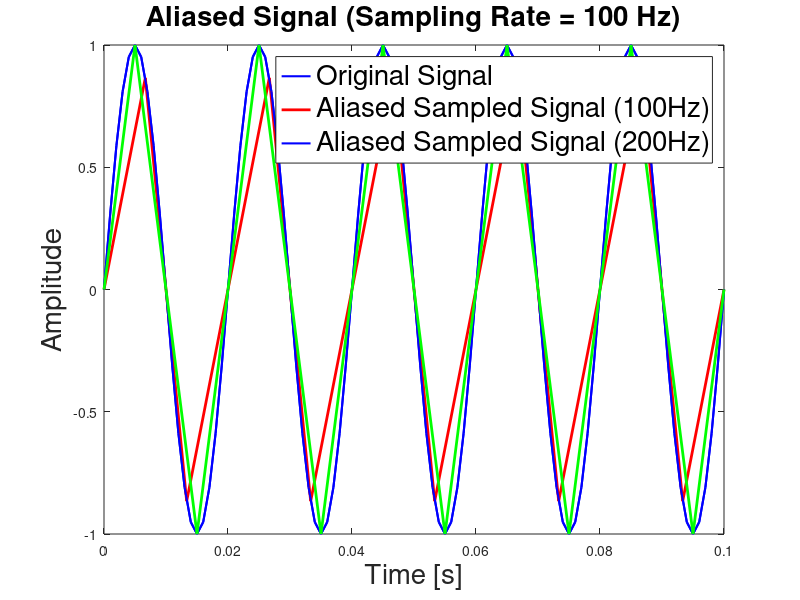

This chart was generated by the following MATLAB code:
%% Aliasing Example for Block Course Intro Slides
clc
clear
close all

%set(gcf, "Position", [0, 0, 1800, 1200])

% Parameters
f_signal = 50; % Frequency of the signal (Hz)
T_signal = 1 / f_signal; % Period of the signal (seconds)
f_sampling1 = 150; % Sampling rate 1 (Hz) - Aliasing will occur
f_sampling2 = 200; % Sampling rate 2 (Hz) - No aliasing
t_signal = 0:1/1000:5*T_signal; % Time vector for a couple of periods of the signal

% Generate the signal
signal = sin(2 * pi * f_signal * t_signal);

% Sampling time vectors
t_sampling1 = 0:1/f_sampling1:5*T_signal; % Sampling time vector for first rate
t_sampling2 = 0:1/f_sampling2:5*T_signal; % Sampling time vector for second rate

% Sample the signal
signal_sampled1 = sin(2 * pi * f_signal * t_sampling1); % Sampled signal at f_sampling1
signal_sampled2 = sin(2 * pi * f_signal * t_sampling2); % Sampled signal at f_sampling2

% Plot the results
figure;
set(gcf, "Position", [0, 0, 1800, 1200])

% Plot the continuous signal and aliased sampled signal
plot(t_signal, signal, 'b', 'LineWidth', 1.5); 
hold on;
plot(t_sampling1, signal_sampled1, 'r', 'LineWidth', 2);
plot(t_signal, signal, 'b', 'LineWidth', 1.5); hold on;
plot(t_sampling2, signal_sampled2, 'g', 'LineWidth', 2);
title('Aliased Signal (Sampling Rate = 100 Hz)', "FontSize", 20);
xlabel('Time [s]', "FontSize", 20);
ylabel('Amplitude', "FontSize", 20);
legend('Original Signal', 'Aliased Sampled Signal (100Hz)', 'Aliased Sampled Signal (200Hz)', "FontSize", 20);



